Frame 1 (no input): blank canvas, image omitted
Frame 60 (the mouse pressed at the canvas centre just before this capture): blank canvas, image omitted
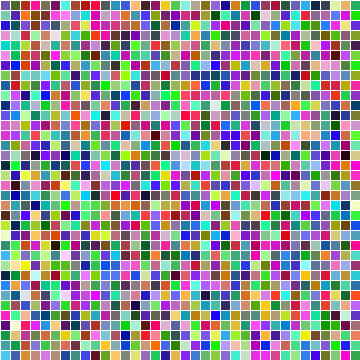
Frame 120 (the mouse held since frame 60 and released just before this capture)

The Processing sketch whose frames 1 and 60 were blank and that drew this single picture after the mouse press (run headless with seeded random() and noise(); from frame 60 on, the mouse is pressed at the canvas centre):

// Processing sketch: random_squares
// ── random_squares.pde
float spacing = 10;
boolean going = false;
void setup() {
  size(360, 360);
  background(0);
}

void draw() {
  if (going) {
    for ( float i = 0; i < width; i = i + spacing) {
      for ( float j = 0; j < height; j = j + spacing) {
        stroke(255);
        fill(random(0, 255),random(0, 255),random(0, 255));
        square(i, j, 40);
      }
    }
  }
}

void mousePressed() {
  going = !going;
}
